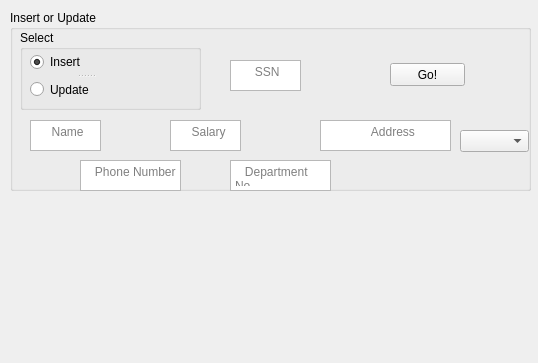
<?xml version="1.0" encoding="UTF-8"?>
<ui version="4.0">
 <class>employee</class>
 <widget class="QWidget" name="employee">
  <property name="geometry">
   <rect>
    <x>0</x>
    <y>0</y>
    <width>538</width>
    <height>363</height>
   </rect>
  </property>
  <property name="windowTitle">
   <string>Employees Managment</string>
  </property>
  <widget class="QGroupBox" name="groupBox_2">
   <property name="geometry">
    <rect>
     <x>10</x>
     <y>10</y>
     <width>521</width>
     <height>181</height>
    </rect>
   </property>
   <property name="title">
    <string>Insert or Update</string>
   </property>
   <widget class="QGroupBox" name="groupBox">
    <property name="geometry">
     <rect>
      <x>10</x>
      <y>20</y>
      <width>181</width>
      <height>80</height>
     </rect>
    </property>
    <property name="title">
     <string>Select</string>
    </property>
    <widget class="QSplitter" name="splitter">
     <property name="geometry">
      <rect>
       <x>10</x>
       <y>20</y>
       <width>111</width>
       <height>51</height>
      </rect>
     </property>
     <property name="orientation">
      <enum>Qt::Vertical</enum>
     </property>
     <widget class="QRadioButton" name="radioButton">
      <property name="text">
       <string>Insert</string>
      </property>
      <property name="checked">
       <bool>true</bool>
      </property>
     </widget>
     <widget class="QRadioButton" name="UpdateRB">
      <property name="text">
       <string>Update</string>
      </property>
     </widget>
    </widget>
   </widget>
   <widget class="QPushButton" name="Perform">
    <property name="geometry">
     <rect>
      <x>380</x>
      <y>53</y>
      <width>75</width>
      <height>23</height>
     </rect>
    </property>
    <property name="text">
     <string>Go!</string>
    </property>
   </widget>
   <widget class="QTextEdit" name="SSN">
    <property name="geometry">
     <rect>
      <x>220</x>
      <y>50</y>
      <width>71</width>
      <height>31</height>
     </rect>
    </property>
    <property name="placeholderText">
     <string>      SSN</string>
    </property>
   </widget>
   <widget class="QTextEdit" name="Name">
    <property name="geometry">
     <rect>
      <x>20</x>
      <y>110</y>
      <width>71</width>
      <height>31</height>
     </rect>
    </property>
    <property name="placeholderText">
     <string>     Name</string>
    </property>
   </widget>
   <widget class="QTextEdit" name="PhoneNum">
    <property name="geometry">
     <rect>
      <x>70</x>
      <y>150</y>
      <width>101</width>
      <height>31</height>
     </rect>
    </property>
    <property name="placeholderText">
     <string>   Phone Number</string>
    </property>
   </widget>
   <widget class="QTextEdit" name="Salary">
    <property name="geometry">
     <rect>
      <x>160</x>
      <y>110</y>
      <width>71</width>
      <height>31</height>
     </rect>
    </property>
    <property name="placeholderText">
     <string>     Salary</string>
    </property>
   </widget>
   <widget class="QComboBox" name="comboBox">
    <property name="geometry">
     <rect>
      <x>450</x>
      <y>120</y>
      <width>69</width>
      <height>22</height>
     </rect>
    </property>
   </widget>
   <widget class="QTextEdit" name="DepartNum">
    <property name="geometry">
     <rect>
      <x>220</x>
      <y>150</y>
      <width>101</width>
      <height>31</height>
     </rect>
    </property>
    <property name="placeholderText">
     <string>   Department No.</string>
    </property>
   </widget>
   <widget class="QTextEdit" name="Address">
    <property name="geometry">
     <rect>
      <x>310</x>
      <y>110</y>
      <width>131</width>
      <height>31</height>
     </rect>
    </property>
    <property name="placeholderText">
     <string>              Address</string>
    </property>
   </widget>
   <zorder>splitter</zorder>
   <zorder>groupBox</zorder>
   <zorder>Perform</zorder>
   <zorder>SSN</zorder>
   <zorder>Name</zorder>
   <zorder>PhoneNum</zorder>
   <zorder>Salary</zorder>
   <zorder>comboBox</zorder>
   <zorder>DepartNum</zorder>
   <zorder>Address</zorder>
  </widget>
 </widget>
 <resources/>
 <connections/>
</ui>
